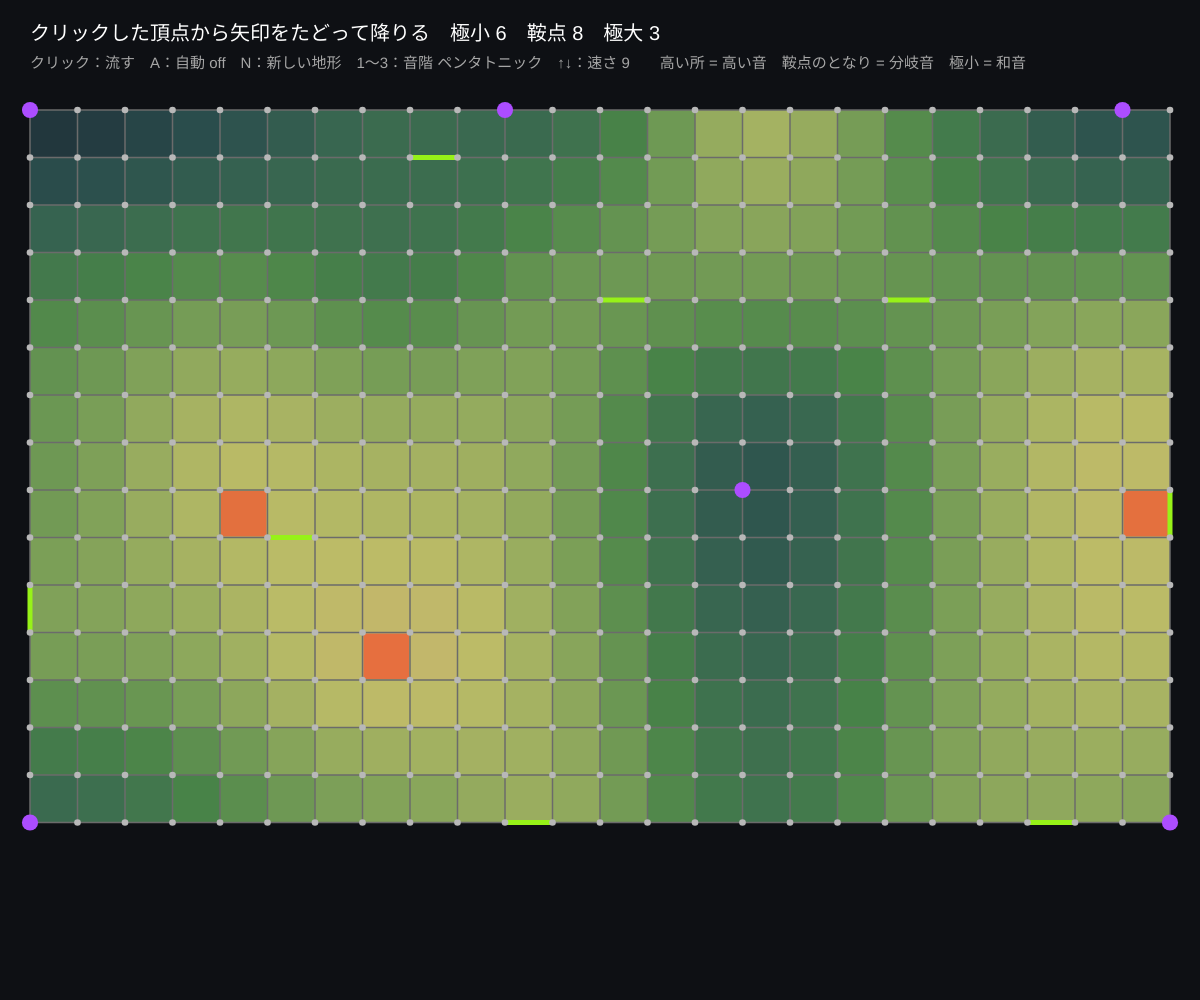
Frame 1 (no input)
Frame 60 (no input): identical to frame 1, image omitted
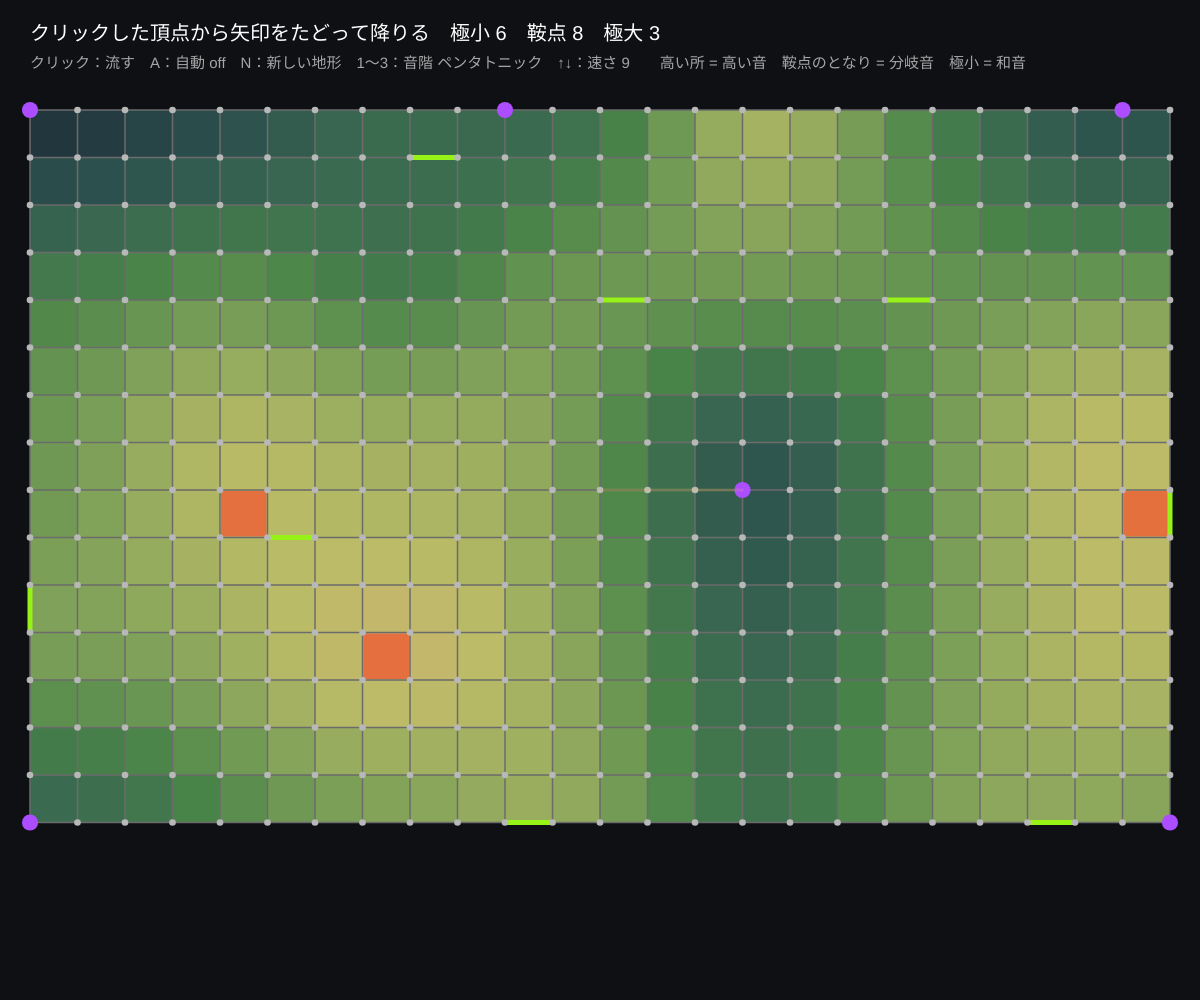
Frame 120 (the mouse pressed at the canvas centre since frame 60)

The p5.js sketch that drew these frames (run headless with seeded random() and noise() and a simulated clock; from frame 60 on, the mouse is pressed at the canvas centre):

// p5.js sketch
// ── sketch.js
// ============================================
// 13 勾配の流れを聴く ─ V-パスを降りながら音階を鳴らす
// 地形（高さ関数）の上でクリックした頂点から、矢印（頂点 → 辺 → 頂点 …）をたどって極小まで降りる
//   1 歩ごとに高さに応じた音（高い所 = 高い音）、鞍点のとなりを通ると「分岐音」、極小に着くと和音
// クリック = その頂点から流す / A = 自動で次々に流す / N = 新しい地形 / 1〜3 = 音階 / ↑↓ = 速さ
//   （まずキャンバスを 1 回クリック。コードは一番下の「道具」まで全部コピー）
// ============================================

let nx = 24, ny = 15, cs;         // ★ 格子の大きさ
let cx, pos, pair = [], h = [];
let ox = 30, oy = 110, walker = null, auto = false, stepFrames = 9, scaleNo = 1;
let scales = [[0, 2, 4, 7, 9], [0, 2, 3, 5, 7, 8, 10], [0, 1, 2, 3, 4, 5, 6, 7, 8, 9, 10, 11]];   // ★ ペンタトニック・短調・半音階
let trails = [];

function setup() {
  createCanvas(windowWidth, windowHeight);
  colorMode(HSB, 360, 100, 100, 100);
  cs = Math.min((width - 60) / nx, (height - 170) / ny);
  cx = makeGridComplex(nx, ny);
  pos = gridPositions(cx, ox, oy, cs);
  noiseDetail(2, 0.4);
  newTerrain();
}
function newTerrain() {
  noiseSeed(Math.floor(random(10000)));
  h = [];
  for (let i = 0; i <= nx; i++) for (let j = 0; j <= ny; j++) h[cx.vid[i][j]] = noise(i * 0.13, j * 0.13) + 0.0001 * (i * 3 + j);
  let lo = Math.min(...h), hi = Math.max(...h);
  for (let v = 0; v < h.length; v++) h[v] = (h[v] - lo) / (hi - lo);
  pair = gradientFromHeight(cx, h);
  walker = null; trails = [];
}

// ★ 高さ → 周波数：高さ 0〜1 を 2 オクターブに割り当て、音階にそろえる
function freqOf(height) {
  let sc = scales[scaleNo - 1], idx = Math.floor(constrain(height, 0, 0.999) * sc.length * 2);
  let semi = Math.floor(idx / sc.length) * 12 + sc[idx % sc.length];
  return 220 * Math.pow(2, semi / 12);
}
function startWalker(v) {
  walker = { v, trail: [v], t: frameCount };
  ping(freqOf(h[v]), 0.3, 0.5);
}
// ★ 1 歩進む：頂点 → ペアの辺 → 反対側の頂点。臨界な頂点（極小）に着いたら和音
function advance() {
  let v = walker.v, cells = cx.cells;
  if (pair[v] < 0) {
    let f = freqOf(h[v]);
    ping(f, 0.35, 1.6); ping(f * Math.pow(2, 4 / 12), 0.25, 1.6); ping(f * Math.pow(2, 7 / 12), 0.25, 1.6);
    trails.push(walker.trail); if (trails.length > 8) trails.shift();
    walker = null; return;
  }
  let e = pair[v], w = cells[e].verts[0] === v ? cells[e].verts[1] : cells[e].verts[0];
  let nearSaddle = cells[w].cofaces.some((q) => pair[q] < 0);
  if (nearSaddle) { ping(freqOf(h[w]) * 1.5, 0.2, 0.25, 'square'); ping(freqOf(h[w]) * 0.75, 0.2, 0.25, 'square'); }
  else ping(freqOf(h[w]), 0.28, 0.45);
  walker.v = w; walker.trail.push(w); walker.t = frameCount;
}

function draw() {
  background(225, 30, 8);
  if (walker && frameCount - walker.t >= stepFrames) advance();
  if (auto && !walker && frameCount % 50 === 0) { startAudio(); startWalker(Math.floor(random((nx + 1) * (ny + 1)))); }
  noStroke();
  for (let i = 0; i < nx; i++) for (let j = 0; j < ny; j++) { let f = cx.fid[i][j], v = cx.cells[f].verts.reduce((s, q) => s + h[q], 0) / 4; fill(200 - v * 150, 45, 22 + v * 55); rect(ox + i * cs, oy + j * cs, cs, cs); }
  drawGridComplex(cx, pair, ox, oy, cs, false, null, true);
  // 過去の流れ（うすく）と今の流れ
  noFill();
  for (let k = 0; k < trails.length; k++) { stroke(48, 80, 100, 15 + k * 6); strokeWeight(3); beginShape(); for (let v of trails[k]) vertex(pos[v].x, pos[v].y); endShape(); }
  if (walker) {
    stroke(48, 90, 100); strokeWeight(5); beginShape(); for (let v of walker.trail) vertex(pos[v].x, pos[v].y); endShape();
    noStroke(); fill(48, 90, 100); circle(pos[walker.v].x, pos[walker.v].y, cs * 0.5);
    fill(0, 0, 100); textSize(14); textAlign(CENTER, BASELINE); text(nf(freqOf(h[walker.v]), 1, 0) + ' Hz', pos[walker.v].x, pos[walker.v].y - cs * 0.4); textAlign(LEFT, BASELINE);
  }
  let m = countCritical(cx, pair);
  fill(0, 0, 100); noStroke(); textSize(20);
  text('クリックした頂点から矢印をたどって降りる　極小 ' + m[0] + '　鞍点 ' + m[1] + '　極大 ' + m[2] + (walker ? '　　降下中… ' + walker.trail.length + ' 歩' : ''), ox, 40);
  fill(0, 0, 65); textSize(15);
  text('クリック：流す　A：自動 ' + (auto ? 'ON' : 'off') + '　N：新しい地形　1〜3：音階 ' + ['ペンタトニック', '短調', '半音階'][scaleNo - 1] + '　↑↓：速さ ' + stepFrames + '　　高い所 = 高い音　鞍点のとなり = 分岐音　極小 = 和音', ox, 68);
}

function mousePressed() {
  startAudio();
  let best = -1, bd = cs * 0.7;
  for (let c = 0; c < cx.cells.length; c++) if (cx.cells[c].dim === 0) { let d = dist(mouseX, mouseY, pos[c].x, pos[c].y); if (d < bd) { bd = d; best = c; } }
  if (best >= 0) startWalker(best);
}
function keyPressed() {
  startAudio();
  if (key === 'a' || key === 'A') auto = !auto;
  if (key === 'n' || key === 'N') newTerrain();
  if (key === '1' || key === '2' || key === '3') scaleNo = Number(key);
  if (key === UP_ARROW) stepFrames = Math.max(2, stepFrames - 2);
  if (key === DOWN_ARROW) stepFrames = Math.min(30, stepFrames + 2);
}

// ---------- やってみよう ----------
// 1. 同じ極小に落ちる 2 つの頂点をクリックして、メロディの「終わり」が同じ和音になるのを聴こう
// 2. 鞍点のすぐとなりの頂点からスタートすると、左右どちらの極小に落ちる？ 分岐音が鳴る場所を探そう
// 3. freqOf を変えて「高さが低いほど高い音」にする。地形の印象はどう変わる？
// 4. 極小に着いたら、そこの流域（09）の大きさに応じて和音の長さを変えてみよう


// ==================================================
// ここから下は「音を鳴らすための道具」（短い音をひとつ鳴らす）
// ==================================================
let audioCtx, masterOut;
function startAudio() {
  if (!audioCtx) {
    audioCtx = new AudioContext();
    masterOut = audioCtx.createDynamicsCompressor();
    masterOut.connect(audioCtx.destination);
  }
  audioCtx.resume();
}
// 周波数 freq（Hz）、大きさ vol（0〜1）、長さ dur（秒）、波形 type の音をひとつ
function ping(freq, vol, dur, type) {
  if (!audioCtx) return;
  let o = audioCtx.createOscillator(), g = audioCtx.createGain(), t0 = audioCtx.currentTime;
  o.type = type || 'triangle'; o.frequency.value = constrain(freq, 40, 4000);
  g.gain.setValueAtTime(0.0001, t0);
  g.gain.exponentialRampToValueAtTime(constrain(vol, 0.001, 1), t0 + 0.02);
  g.gain.exponentialRampToValueAtTime(0.0001, t0 + dur);
  o.connect(g); g.connect(masterOut); o.start(t0); o.stop(t0 + dur + 0.05);
}


// ==================================================
// ここから下は「離散モース理論の道具」
//   格子の胞体複体をつくる・高さ関数から勾配場をつくる・臨界胞体を数える・描く
// ==================================================

// 格子（nx × ny マス）の胞体複体。ident は辺の同一視：'none' | 'torus' | 'sphere' | 'klein'
//   mask(i, j) が false のマス（面）は入れない（穴のある複体をつくる）
//   返り値 cx：cells = [{ dim, verts, faces, cofaces }]（頂点 → 辺 → 面の順に番号）
//             vid[i][j]・eh[i][j]（横の辺）・ev[i][j]（縦の辺）・fid[i][j] = 格子の位置 → 胞体番号（なければ -1）


// ==================================================
// ここから下は「離散モース理論の道具」
//   格子の胞体複体をつくる・高さ関数から勾配場をつくる・V-パスをたどる・ベッチ数を数える・描く
// ==================================================

// 格子（nx × ny マス）の胞体複体。ident は辺の同一視：'none' | 'torus' | 'sphere' | 'klein'
//   mask(i, j) が false のマス（面）は入れない（穴のある複体をつくる）
//   返り値 cx：cells = [{ dim, verts, faces, cofaces }]（頂点 → 辺 → 面の順に番号）
//             vid[i][j]・eh[i][j]（横の辺）・ev[i][j]（縦の辺）・fid[i][j] = 格子の位置 → 胞体番号（なければ -1）
function makeGridComplex(nx, ny, ident, mask) {
  ident = ident || 'none';
  let canon = (i, j) => {
    if (ident === 'torus') { i = i % nx; j = j % ny; }
    else if (ident === 'klein') { if (i === nx) { i = 0; j = ny - j; } if (j === ny) j = 0; }
    else if (ident === 'sphere') { if (j === 0) { j = i; i = 0; } else if (i === nx) { i = j; j = ny; } }
    return i + ',' + j;
  };
  let cells = [], keyId = {};
  let getCell = (k, dim, verts) => { if (keyId[k] === undefined) { keyId[k] = cells.length; cells.push({ dim, verts, faces: [], cofaces: [] }); } return keyId[k]; };
  let vid = [], eh = [], ev = [], fid = [];
  for (let i = 0; i <= nx; i++) { vid[i] = []; eh[i] = []; ev[i] = []; fid[i] = []; for (let j = 0; j <= ny; j++) { vid[i][j] = -1; eh[i][j] = -1; ev[i][j] = -1; fid[i][j] = -1; } }
  let keep = (i, j) => i >= 0 && j >= 0 && i < nx && j < ny && (!mask || mask(i, j));
  for (let i = 0; i <= nx; i++) for (let j = 0; j <= ny; j++)
    if (keep(i, j) || keep(i - 1, j) || keep(i, j - 1) || keep(i - 1, j - 1)) { let v = getCell('v' + canon(i, j), 0, []); cells[v].verts = [v]; vid[i][j] = v; }
  // 辺は「格子のどの位置の辺か」で同一視する（同じ 2 頂点をもつ別の辺もあるので頂点の組では区別しない）
  let canonE = (i, j, dir) => {
    if (ident === 'torus') { i = i % nx; j = j % ny; }
    else if (ident === 'klein') { if (dir === 'h' && j === ny) j = 0; if (dir === 'v' && i === nx) { i = 0; j = ny - j - 1; } }
    else if (ident === 'sphere') { if (dir === 'h' && j === 0) { dir = 'v'; j = i; i = 0; } else if (dir === 'v' && i === nx) { dir = 'h'; i = j; j = ny; } }
    return 'e' + dir + i + ',' + j;
  };
  let addEdge = (k, a, b) => (a < 0 || b < 0 || a === b) ? -1 : getCell(k, 1, [Math.min(a, b), Math.max(a, b)]);
  for (let i = 0; i <= nx; i++) for (let j = 0; j <= ny; j++) {
    if (i < nx && (keep(i, j) || keep(i, j - 1))) eh[i][j] = addEdge(canonE(i, j, 'h'), vid[i][j], vid[i + 1][j]);
    if (j < ny && (keep(i, j) || keep(i - 1, j))) ev[i][j] = addEdge(canonE(i, j, 'v'), vid[i][j], vid[i][j + 1]);
  }
  for (let i = 0; i < nx; i++) for (let j = 0; j < ny; j++) {
    if (!keep(i, j)) continue;
    let vs = [...new Set([vid[i][j], vid[i + 1][j], vid[i][j + 1], vid[i + 1][j + 1]])].sort((a, b) => a - b);
    let f = getCell('f' + i + ',' + j, 2, vs);
    fid[i][j] = f;
    for (let e of [eh[i][j], eh[i][j + 1], ev[i][j], ev[i + 1][j]]) if (e >= 0) { cells[e].ncof = (cells[e].ncof || 0) + 1; if (!cells[f].faces.includes(e)) cells[f].faces.push(e); }
  }
  for (let c = 0; c < cells.length; c++) {
    if (cells[c].dim === 1) cells[c].faces = cells[c].verts.slice();
    for (let f of cells[c].faces) if (!cells[f].cofaces.includes(c)) cells[f].cofaces.push(c);
  }
  return { cells, nx, ny, vid, eh, ev, fid, ident };
}

// 高さ関数 h[頂点] から離散勾配場（ペアリング）をつくる（lower star 法：Robins ら 2011）
//   返り値 pair[胞体] = 矢印の相手の胞体番号、臨界なら -1
function gradientFromHeight(cx, h) {
  let cells = cx.cells, n = cells.length;
  let pair = new Array(n).fill(-1), done = new Array(n).fill(false);
  // 胞体の「値」= 頂点の高さを大きい順に並べた列（同じ高さは頂点番号で区別）
  let gval = cells.map((c) => c.verts.map((v) => [h[v], v]).sort((a, b) => b[0] - a[0] || b[1] - a[1]));
  let cmp = (a, b) => { let x = gval[a], y = gval[b]; for (let k = 0; k < Math.min(x.length, y.length); k++) { if (x[k][0] !== y[k][0]) return x[k][0] - y[k][0]; if (x[k][1] !== y[k][1]) return x[k][1] - y[k][1]; } return x.length - y.length; };
  for (let x = 0; x < n; x++) {
    if (cells[x].dim !== 0) continue;
    let inL = {}, L = [];                                   // x の lower star：x がいちばん高い頂点である胞体
    for (let e of cells[x].cofaces) if (gval[e][0][1] === x) { L.push(e); inL[e] = true; for (let f of cells[e].cofaces) if (gval[f][0][1] === x && !inL[f]) { L.push(f); inL[f] = true; } }
    done[x] = true;
    if (!L.length) continue;                                // 臨界な頂点（極小）
    let unpaired = (a) => cells[a].faces.filter((b) => inL[b] && !done[b]);
    let edges = L.filter((c) => cells[c].dim === 1).sort(cmp);
    let delta = edges[0];
    pair[x] = delta; pair[delta] = x; done[delta] = true;   // いちばん低い辺と x をペアに
    let pq0 = edges.slice(1), pq1 = [];
    let addCof = (a) => { for (let b of cells[a].cofaces) if (inL[b] && !done[b] && unpaired(b).length === 1 && !pq1.includes(b)) pq1.push(b); };
    addCof(delta);
    while (pq0.length || pq1.length) {
      while (pq1.length) {
        pq1.sort(cmp);
        let a = pq1.shift(), u = unpaired(a);
        if (u.length === 0) pq0.push(a);
        else { let b = u[0]; pair[a] = b; pair[b] = a; done[a] = done[b] = true; pq0 = pq0.filter((c) => c !== b); addCof(a); addCof(b); }
      }
      if (pq0.length) { pq0.sort(cmp); let g = pq0.shift(); done[g] = true; addCof(g); }   // g は臨界
    }
  }
  return pair;
}

// 臨界胞体の数 [m0, m1, m2]
function countCritical(cx, pair) {
  let m = [0, 0, 0];
  for (let i = 0; i < cx.cells.length; i++) if (pair[i] < 0) m[cx.cells[i].dim]++;
  return m;
}

// 各胞体の描く位置 pos[胞体] = { x, y }（頂点 = 格子点、辺 = 中点、面 = 中心。同一視された胞体は最初の位置）
function gridPositions(cx, ox, oy, cs) {
  let pos = new Array(cx.cells.length).fill(null);
  let put = (c, x, y) => { if (c >= 0 && !pos[c]) pos[c] = { x, y }; };
  for (let i = 0; i <= cx.nx; i++) for (let j = 0; j <= cx.ny; j++) {
    put(cx.vid[i][j], ox + i * cs, oy + j * cs);
    put(cx.eh[i][j], ox + (i + 0.5) * cs, oy + j * cs);
    put(cx.ev[i][j], ox + i * cs, oy + (j + 0.5) * cs);
    put(cx.fid[i][j], ox + (i + 0.5) * cs, oy + (j + 0.5) * cs);
  }
  return pos;
}

// 格子複体を描く（左上 ox, oy・1 マス cs）。臨界：頂点 = 紫、辺 = ライム、面 = コーラル。showArrows で矢印も描く
//   g を渡すとその createGraphics に描く（省略ならキャンバス）。onlyCritFaces なら臨界でない面は塗らない
function drawGridComplex(cx, pair, ox, oy, cs, showArrows, g, onlyCritFaces) {
  g = g || window;
  let { cells, nx, ny, vid, eh, ev, fid } = cx;
  g.noStroke();
  for (let i = 0; i < nx; i++) for (let j = 0; j < ny; j++) {
    let f = fid[i][j]; if (f < 0) continue;
    if (pair[f] < 0) g.fill(12, 80, 95, 75); else if (onlyCritFaces) continue; else g.fill(225, 25, 22);
    g.rect(ox + i * cs + 1, oy + j * cs + 1, cs - 2, cs - 2);
  }
  for (let i = 0; i <= nx; i++) for (let j = 0; j <= ny; j++) {
    let e = eh[i][j];
    if (e >= 0) { if (pair[e] < 0) { g.stroke(85, 90, 95); g.strokeWeight(5); } else { g.stroke(0, 0, 42); g.strokeWeight(1.5); } g.line(ox + i * cs, oy + j * cs, ox + (i + 1) * cs, oy + j * cs); }
    e = ev[i][j];
    if (e >= 0) { if (pair[e] < 0) { g.stroke(85, 90, 95); g.strokeWeight(5); } else { g.stroke(0, 0, 42); g.strokeWeight(1.5); } g.line(ox + i * cs, oy + j * cs, ox + i * cs, oy + (j + 1) * cs); }
  }
  g.noStroke();
  for (let i = 0; i <= nx; i++) for (let j = 0; j <= ny; j++) {
    let v = vid[i][j]; if (v < 0) continue;
    if (pair[v] < 0) { g.fill(272, 70, 100); g.circle(ox + i * cs, oy + j * cs, cs * 0.34); } else { g.fill(0, 0, 72); g.circle(ox + i * cs, oy + j * cs, Math.max(3, cs * 0.14)); }
  }
  if (!showArrows) return;
  let half = cs / 2;
  for (let i = 0; i <= nx; i++) for (let j = 0; j <= ny; j++) {
    let x = ox + i * cs, y = oy + j * cs, v = vid[i][j];
    if (v >= 0 && pair[v] >= 0) {                                        // 頂点 → 辺
      let p = pair[v];
      if (i < nx && eh[i][j] === p) drawArrow(x, y, x + half, y, cs, g);
      if (i > 0 && eh[i - 1][j] === p) drawArrow(x, y, x - half, y, cs, g);
      if (j < ny && ev[i][j] === p) drawArrow(x, y, x, y + half, cs, g);
      if (j > 0 && ev[i][j - 1] === p) drawArrow(x, y, x, y - half, cs, g);
    }
    let e = eh[i][j];
    if (e >= 0 && pair[e] >= 0 && cells[pair[e]].dim === 2) {            // 横の辺 → 面
      if (j < ny && fid[i][j] === pair[e]) drawArrow(x + half, y, x + half, y + half, cs, g);
      if (j > 0 && fid[i][j - 1] === pair[e]) drawArrow(x + half, y, x + half, y - half, cs, g);
    }
    e = ev[i][j];
    if (e >= 0 && pair[e] >= 0 && cells[pair[e]].dim === 2) {            // 縦の辺 → 面
      if (i < nx && fid[i][j] === pair[e]) drawArrow(x, y + half, x + half, y + half, cs, g);
      if (i > 0 && fid[i - 1][j] === pair[e]) drawArrow(x, y + half, x - half, y + half, cs, g);
    }
  }
}

function drawArrow(x1, y1, x2, y2, cs, g) {
  g = g || window;
  let a = Math.atan2(y2 - y1, x2 - x1), hd = Math.min(8, cs * 0.22);
  g.stroke(48, 70, 100); g.strokeWeight(Math.max(1.5, cs * 0.06));
  g.line(x1, y1, x2, y2);
  g.noStroke(); g.fill(48, 70, 100);
  g.triangle(x2, y2, x2 - hd * Math.cos(a - 0.5), y2 - hd * Math.sin(a - 0.5), x2 - hd * Math.cos(a + 0.5), y2 - hd * Math.sin(a + 0.5));
}
